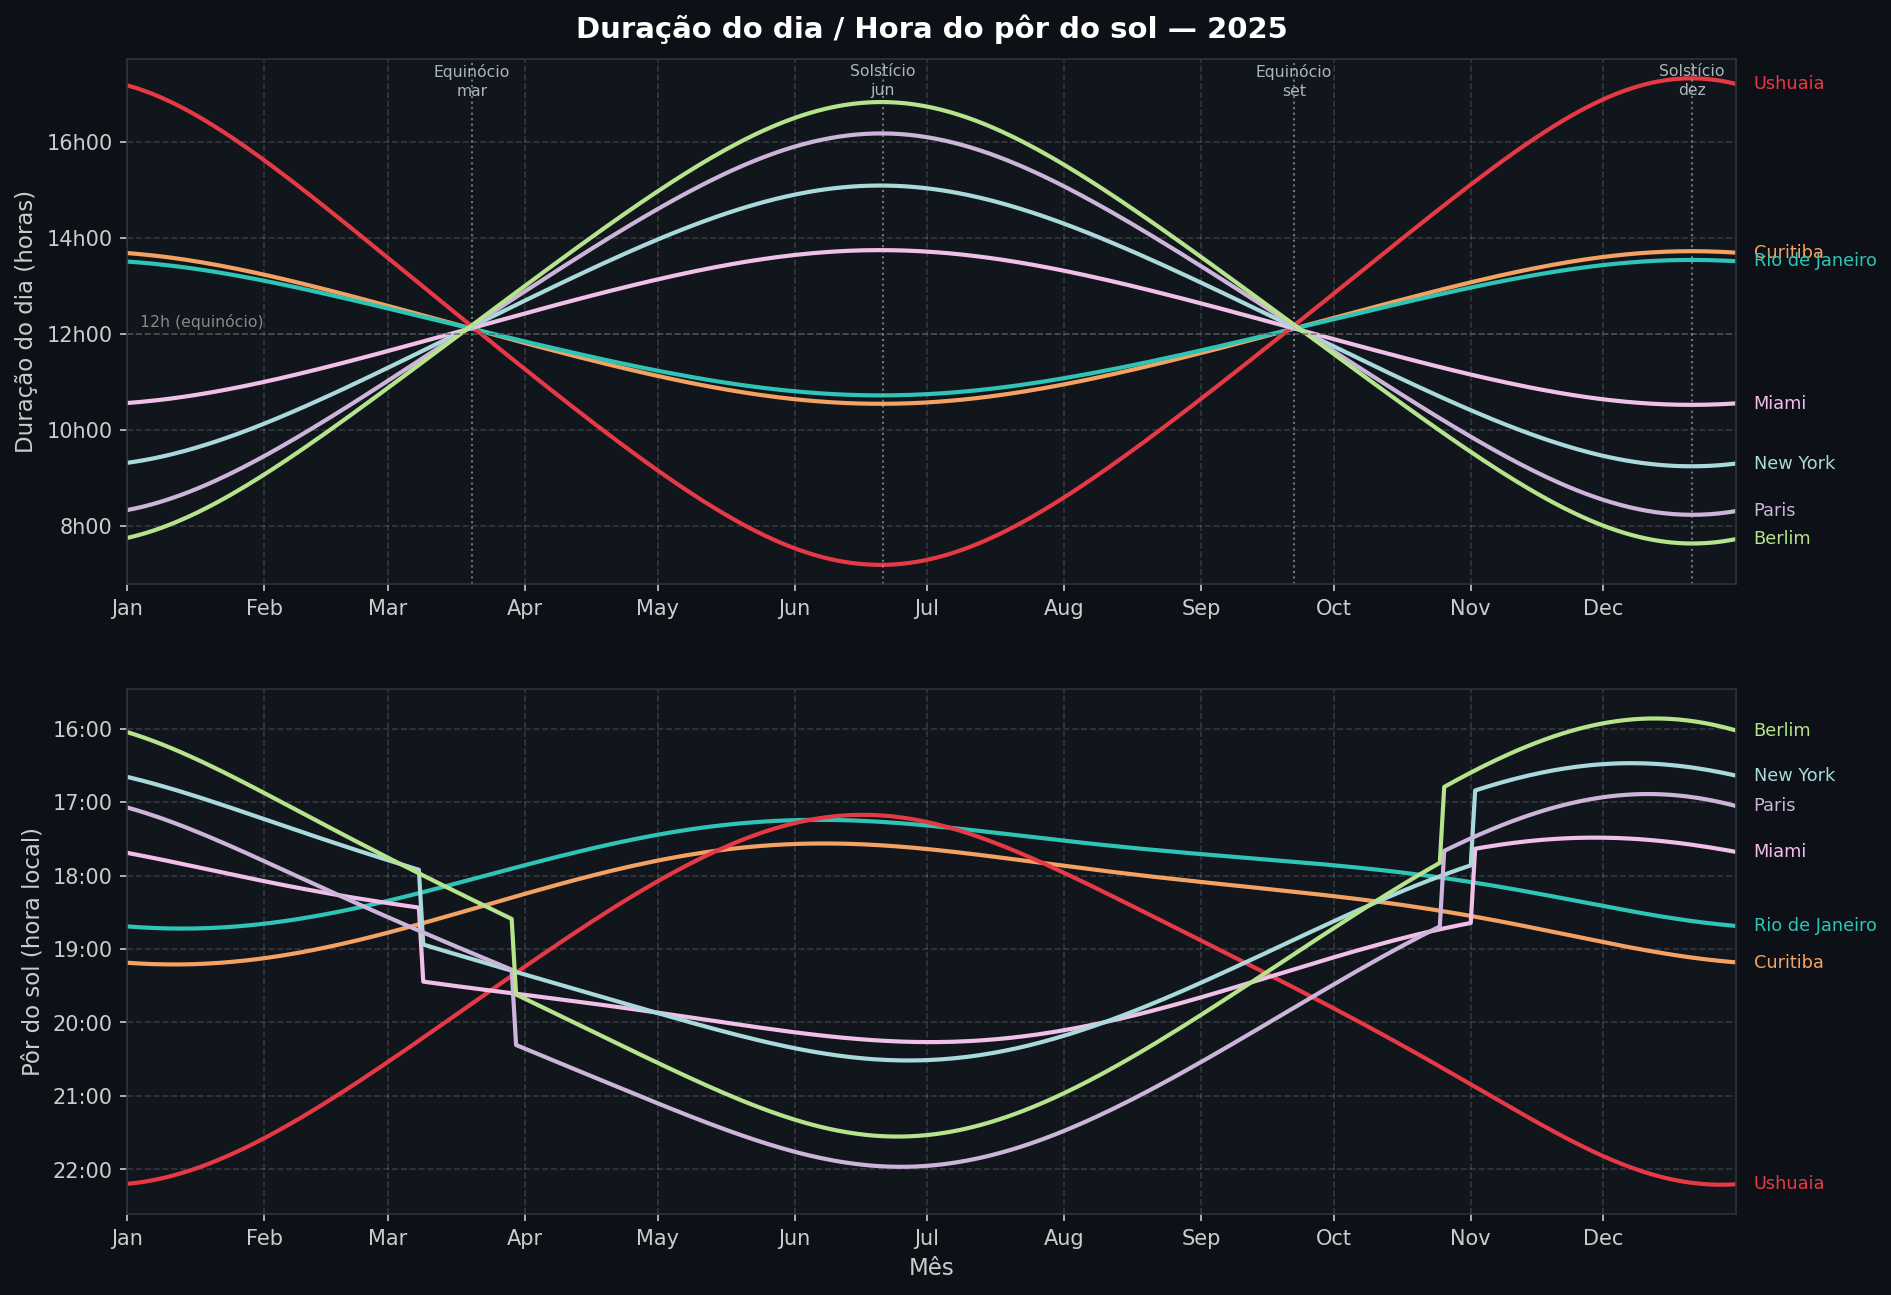

Reproduce this figure in Python.
"""
Comparativo de nascer e pôr do sol entre cidades ao longo do ano.
Cada cidade em horário local próprio.
Dependências: astral, matplotlib, pytz, numpy
    pip install astral matplotlib pytz numpy
"""

from astral import LocationInfo
from astral.sun import sun
from datetime import date, timedelta

import numpy as np
import matplotlib.pyplot as plt
import matplotlib.dates as mdates
import pytz

# ── Cidades ───────────────────────────────────────────────────────────────────
CIDADES = [
    {
        "nome":  "Curitiba",
        "lat":   -25.4284, "lon": -49.2733,
        "tz":    "America/Sao_Paulo",
        "cor":   "#f4a261",
    },
    {
        "nome":  "Rio de Janeiro",
        "lat":   -22.9068, "lon": -43.1729,
        "tz":    "America/Sao_Paulo",
        "cor":   "#2ec4b6",
    },
    {
        "nome":  "Ushuaia",
        "lat":   -54.8019, "lon": -68.3030,
        "tz":    "America/Argentina/Ushuaia",
        "cor":   "#e63946",
    },
    {
        "nome":  "Miami",
        "lat":    25.7617, "lon": -80.1918,
        "tz":    "America/New_York",
        "cor":   "#f1c0e8",
    },
    {
        "nome":  "New York",
        "lat":    40.7128, "lon": -74.0060,
        "tz":    "America/New_York",
        "cor":   "#a8dadc",
    },
    {
        "nome":  "Paris",
        "lat":    48.8566, "lon":   2.3522,
        "tz":    "Europe/Paris",
        "cor":   "#cdb4db",
    },
    {
        "nome":  "Berlim",
        "lat":    52.5200, "lon":  13.4050,
        "tz":    "Europe/Berlin",
        "cor":   "#b5e48c",
    },
]

ANO   = 2025
start = date(ANO, 1, 1)
days  = [start + timedelta(days=i) for i in range(365)]


def to_hours(dt):
    return dt.hour + dt.minute / 60 + dt.second / 3600


# ── Calcular nascer e pôr para cada cidade ────────────────────────────────────
for c in CIDADES:
    loc = LocationInfo(
        name=c["nome"],
        latitude=c["lat"],
        longitude=c["lon"],
        timezone=c["tz"],
    )
    tz    = pytz.timezone(c["tz"])
    rises, sets = [], []
    for d in days:
        try:
            s = sun(loc.observer, date=d, tzinfo=tz)
            rises.append(to_hours(s["sunrise"]))
            sets.append(to_hours(s["sunset"]))
        except Exception:
            rises.append(np.nan)
            sets.append(np.nan)
    c["rises"]    = rises
    c["sets"]     = sets
    c["duration"] = [
        s - r if not (np.isnan(s) or np.isnan(r)) else np.nan
        for r, s in zip(rises, sets)
    ]


def label_line(ax, days, values, nome, cor):
    """Escreve o nome da cidade ao final da linha, com anti-sobreposição leve."""
    # Pega o último valor válido
    last_val = next((v for v in reversed(values) if not np.isnan(v)), None)
    if last_val is None:
        return
    ax.text(
        days[-1] + timedelta(days=4), last_val,
        nome, color=cor, fontsize=8.5, va="center", ha="left",
        clip_on=False,
    )


# ── Gráfico ───────────────────────────────────────────────────────────────────
BG    = "#0d1117"
PANEL = "#11151c"

fig, (ax1, ax2) = plt.subplots(2, 1, figsize=(15, 10), sharex=True)
fig.patch.set_facecolor(BG)

for ax in (ax1, ax2):
    ax.set_facecolor(PANEL)
    ax.tick_params(colors="#ccc")
    for spine in ax.spines.values():
        spine.set_edgecolor("#2d333b")
    ax.grid(linestyle="--", alpha=0.15, color="white")

# ── Subplot 1: Duração do dia ─────────────────────────────────────────────────
for c in CIDADES:
    ax1.plot(days, c["duration"], color=c["cor"], lw=2)
    label_line(ax1, days, c["duration"], c["nome"], c["cor"])

# Linha de referência: 12h (equinócio)
ax1.axhline(12, color="#555", linestyle="--", lw=0.8, alpha=0.7)
ax1.text(days[3], 12.15, "12h (equinócio)", color="#888", fontsize=7.5)

# Linhas verticais: solstícios e equinócios 2025
EVENTOS = [
    (date(ANO,  3, 20), "Equinócio\nmar"),
    (date(ANO,  6, 21), "Solstício\njun"),
    (date(ANO,  9, 22), "Equinócio\nset"),
    (date(ANO, 12, 21), "Solstício\ndez"),
]
all_dur = [v for c in CIDADES for v in c["duration"] if not np.isnan(v)]
y_top = max(all_dur) + 0.4

for d_ev, rotulo in EVENTOS:
    ax1.axvline(d_ev, color="#adb5bd", linestyle=":", lw=1.0, alpha=0.6)
    ax1.text(d_ev, y_top - 0.1, rotulo, ha="center", va="top",
             fontsize=7.5, color="#adb5bd", linespacing=1.3)

ax1.set_title(f"Duração do dia / Hora do pôr do sol — {ANO}",
              fontsize=14, fontweight="bold", color="white", pad=10)
ax1.set_ylabel("Duração do dia (horas)", color="#ccc", fontsize=11)

ax1.set_ylim(min(all_dur) - 0.4, y_top)
ax1.yaxis.set_major_formatter(
    plt.FuncFormatter(lambda x, _: f"{int(x)}h{int(round(x % 1 * 60)):02d}")
)

# Nomes dos meses no eixo X do subplot superior
ax1.xaxis.set_major_locator(mdates.MonthLocator())
ax1.xaxis.set_major_formatter(mdates.DateFormatter("%b"))
ax1.tick_params(axis="x", labelbottom=True, colors="#ccc")

# ── Subplot 2: Pôr do sol ─────────────────────────────────────────────────────
for c in CIDADES:
    ax2.plot(days, c["sets"], color=c["cor"], lw=2)
    label_line(ax2, days, c["sets"], c["nome"], c["cor"])

ax2.set_ylabel("Pôr do sol (hora local)", color="#ccc", fontsize=11)
ax2.set_xlabel("Mês", color="#ccc", fontsize=11)

all_sets = [v for c in CIDADES for v in c["sets"] if not np.isnan(v)]
ax2.set_ylim(min(all_sets) - 0.4, max(all_sets) + 0.4)
ax2.invert_yaxis()
ax2.yaxis.set_major_formatter(
    plt.FuncFormatter(lambda x, _: f"{int(x):02d}:{int(round(x % 1 * 60)):02d}")
)

# Eixo X: limita até dez/31 (os rótulos ficam além, com clip_on=False)
ax2.set_xlim(days[0], days[-1])
ax2.xaxis.set_major_locator(mdates.MonthLocator())
ax2.xaxis.set_major_formatter(mdates.DateFormatter("%b"))

# Margem direita para os rótulos não serem cortados
fig.subplots_adjust(right=0.84)

plt.savefig("sunrise_sunset_cidades.png", dpi=150, facecolor=BG,
            bbox_inches="tight")
print("Gráfico salvo em sunrise_sunset_cidades.png")
plt.show()
